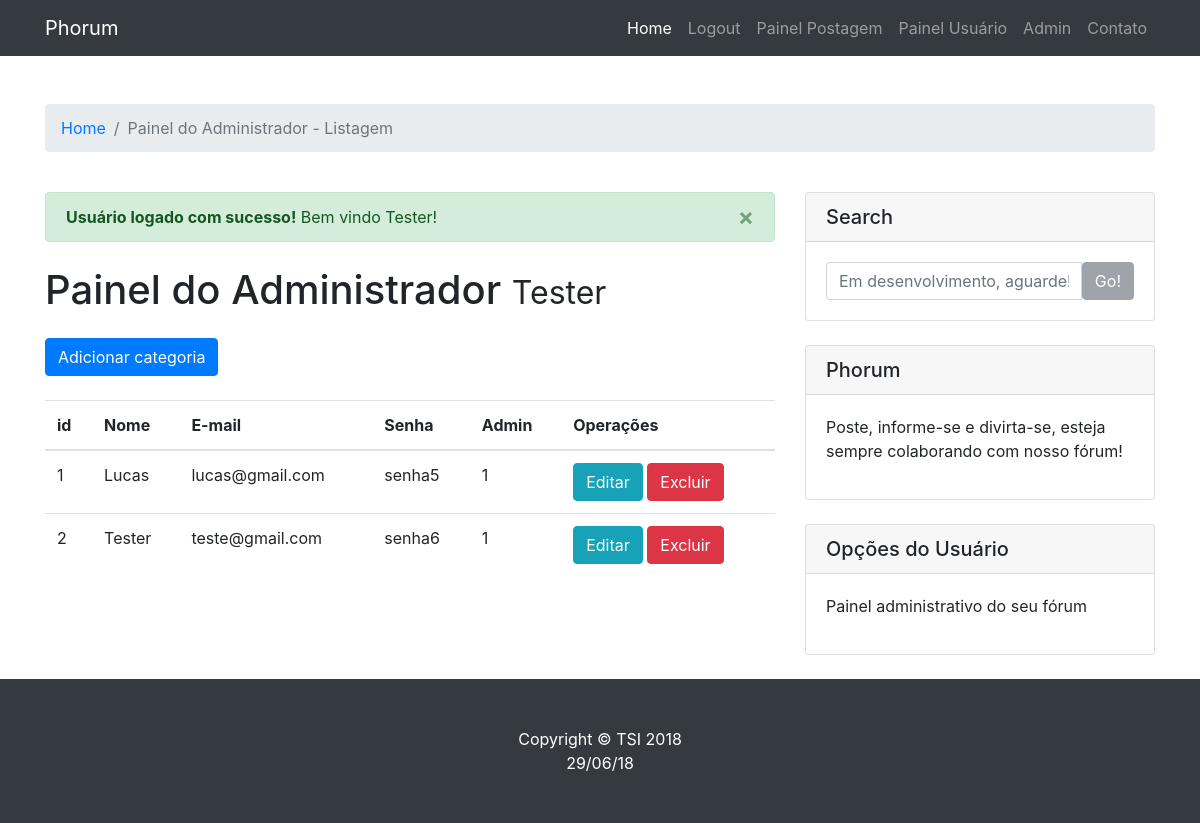
Page /forumfinal/paineladm_listagem.php (signed in) on the committed database.
### tables this page shows
CREATE TABLE IF NOT EXISTS `usuarios` (
  `id_user` int(11) NOT NULL AUTO_INCREMENT,
  `email` varchar(255) NOT NULL,
  `user` varchar(255) NOT NULL,
  `senha` varchar(255) NOT NULL,
  `admin` int(11) NOT NULL DEFAULT '0',
  PRIMARY KEY (`id_user`)
);

### forumfinal/paineladm_listagem.php (the view, shortened to what this page needs)
<?php
require_once('inc/cabecalho.php');
if (isset($_SESSION['id_user']) && $_SESSION['adm'] == 1){
$sql="SELECT * FROM usuarios ORDER BY id_user ASC";
$result = mysqli_query($conexao, $sql);
?>
    <div class="container">
          <br>
          <br>
          <ol class="breadcrumb">
            <li class="breadcrumb-item"><a href="index.php">Home</a></li>
            <li class="breadcrumb-item active">Painel do Administrador - Listagem</li>
          </ol>
      <div class="row">
        <div class="col-md-8">
          <?php
          if (isset($_SESSION['msg'])) {
            echo $_SESSION['msg'];
          }
          ?>
          <h1 class="my-4">Painel do Administrador
            <small><?php echo $_SESSION['user']; ?></small>
          </h1>
          <?php
          $html1 ='
              <a class="btn btn-primary" href="paineladm_add.php">Adicionar categoria</a>
              </br></br>
              <table class="table">
                  <thead>
                    <tr>
                    <th scope="col">id</th>
                    <th scope="col">Nome</th>
                    <th scope="col">E-mail</th>
                    <th scope="col">Senha</th>
                    <th scope="col">Admin</th>
                    <th scope="col">Operações</th>
                    </tr>
                  </thead>
                  <tbody>';
                  echo $html1;
                 foreach($result as $listagem){
                  $html = '<tr>
                    <td>'.$listagem['id_user'].'</td>
                    <td>'.$listagem['user'].'</td>
                    <td>'.$listagem['email'].'</td>
                    <td>'.$listagem['senha'].'</td>
                    <td>'.$listagem['admin'].'</td>
                    <td>
                      <a class="btn btn-info" href="paineladm_editar.php?id_user='.$listagem['id_user'].'">
                        Editar</a>
                      <a class="btn btn-danger" href="paineladm_excluir.php?id_user='.$listagem['id_user'].'">Excluir</a>
                    </td>
                    </tr>';
                  echo $html;
                }
                ?>
                </tbody>
              </table>
        </div>
        <div class="col-md-4">
        <?php
        require_once('inc/banners.php');
        ?>
          <div class="card my-4">
            <h5 class="card-header">Opções do Usuário</h5>
            <div class="card-body">
              <div class="row">
                <div class="col-lg-12">
                  <ul class="list-unstyled mb-0">
                    <li>
                      <p>Painel administrativo do seu fórum</p>
                    </li>
                  </ul>
                </div>
              </div>
            </div>
          </div>
        </div>
      </div>
    </div>
<?php
}
require_once('inc/rodape.php');

### forumfinal/css/heroic-features.css (style rules this page uses)
body { padding-top: 54px; }
@media (min-width: 992px) { body { padding-top: 56px; } }
* { box-sizing: border-box; }
html,body { margin: 0; }

### rows in the picture
usuarios: id_user "1", user "Lucas", email "lucas@gmail.com", senha "senha5", admin "1"
usuarios: id_user "2", user "Tester", email "teste@gmail.com", senha "senha6", admin "1"

### other values in the picture
$_SESSION['msg'] "× Usuário logado com sucesso! Bem vindo Tester!"
$_SESSION['user'] "Tester"
